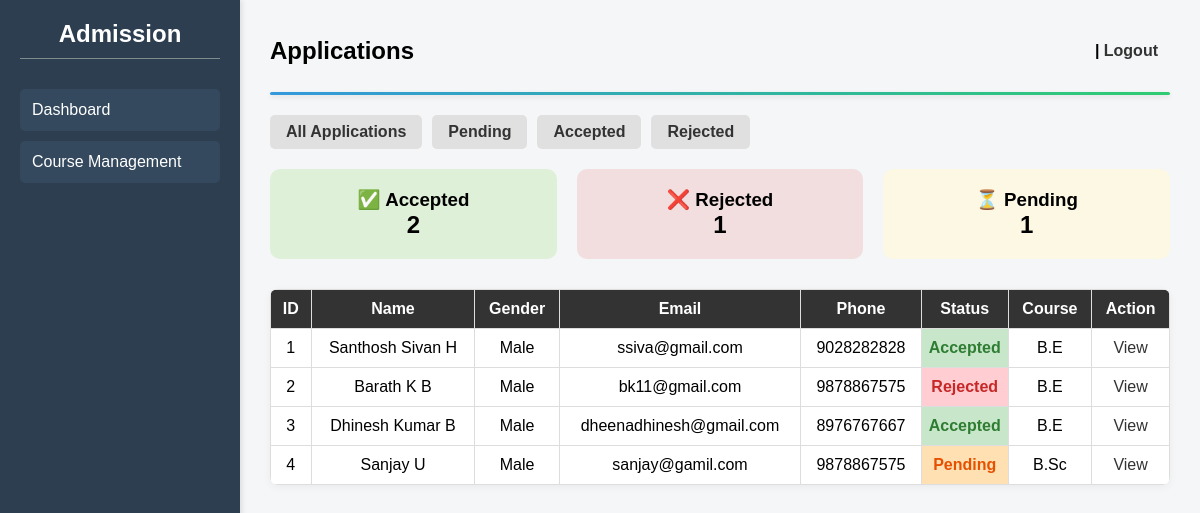
Page /Admission_db/admin_dashboard.php (signed in) on the committed database.
### tables this page shows
CREATE TABLE `students` (
  `id` int(11) NOT NULL,
  `first_name` varchar(50) DEFAULT NULL,
  `last_name` varchar(50) DEFAULT NULL,
  `gender` varchar(10) DEFAULT NULL,
  `email` varchar(100) DEFAULT NULL,
  `phone` varchar(15) DEFAULT NULL,
  `dob` date DEFAULT NULL,
  `address` text DEFAULT NULL,
  `student_group` varchar(50) DEFAULT NULL,
  `total_marks` int(11) DEFAULT NULL,
  `course` varchar(50) DEFAULT NULL,
  `marksheet` varchar(255) DEFAULT NULL,
  `photo` varchar(255) DEFAULT NULL,
  `created_at` timestamp NOT NULL DEFAULT current_timestamp(),
  `status` enum('Pending','Accepted','Rejected') NOT NULL DEFAULT 'Pending'
);

### Admission_db/admin_dashboard.php (the view, shortened to what this page needs)
<?php
$conn = new mysqli("localhost", "root", "", "admission_db");
$status = isset($_GET['status']) ? $_GET['status'] : 'all';
if ($status === 'all') {
    $sql = "SELECT * FROM students";
} else {
    $sql = "SELECT * FROM students WHERE status = '$status' ORDER BY created_at DESC";
}
$count_sql = "SELECT
    SUM(status = 'accepted') AS accepted_count,
    SUM(status = 'rejected') AS rejected_count,
    SUM(status = 'pending') AS pending_count
    FROM students";
$count_result = $conn->query($count_sql);
$counts = $count_result->fetch_assoc();
$result = $conn->query($sql);
?>
<!DOCTYPE html>
<html lang="en">
<head>
</head>
<body>
  <div class="sidebar">
    <h2>Admission</h2>
    <a href="admin_dashboard.php">Dashboard</a>
    <a href="course_management.php">Course Management</a>
  </div>
  <div class="main">
<div class="top">
<h2>Applications</h2>
<div class="glow ">
 <p><strong><?=($_SESSION['admin_name']) ?></strong> |
  <a href="admin_logout.php">Logout</a>
</p>
</div>
</div>
<div class="big-line"></div>
  <div class="status-filter">
  <a href="?status=all">All Applications</a>
  <a href="?status=pending">Pending</a>
  <a href="?status=accepted">Accepted</a>
  <a href="?status=rejected">Rejected</a>
</div>
  <div style="display: flex; gap: 20px; margin-bottom: 30px;">
  <div style="flex: 1; background-color: #dff0d8; padding: 20px; text-align: center; border-radius: 10px;">
    <h3>✅ Accepted</h3>
    <p style="font-size: 24px; font-weight: bold;"><?= $counts['accepted_count'] ?></p>
  </div>
  <div style="flex: 1; background-color: #f2dede; padding: 20px; text-align: center; border-radius: 10px;">
    <h3>❌ Rejected</h3>
    <p style="font-size: 24px; font-weight: bold;"><?= $counts['rejected_count'] ?></p>
  </div>
  <div style="flex: 1; background-color: #fcf8e3; padding: 20px; text-align: center; border-radius: 10px;">
    <h3>⏳ Pending</h3>
    <p style="font-size: 24px; font-weight: bold;"><?= $counts['pending_count'] ?></p>
  </div>
</div>
        <table>
            <tr>
                <th>ID</th>
                <th>Name</th>
                <th>Gender</th>
                <th>Email</th>
                <th>Phone</th>
                <th>Status</th>
                <th>Course</th>
                <th>Action</th>
            </tr>
            <?php
            if ($result->num_rows > 0) {
                while($row = $result->fetch_assoc()) {
                    echo "<tr>";
                    echo "<td>". $row['id'] ."</td>";
                    echo "<td>". $row['first_name'] . " " . $row['last_name'] ."</td>";
                    echo "<td>". $row['gender'] ."</td>";
                    echo "<td>". $row['email'] ."</td>";
                    echo "<td>". $row['phone'] ."</td>";
$status = strtolower($row['status']);
$colorClass = '';
if ($status === 'pending') {
    $colorClass = 'status-pending';
} elseif ($status === 'accepted') {
    $colorClass = 'status-accepted';
} elseif ($status === 'rejected') {
    $colorClass = 'status-rejected';
}
echo "<td class='$colorClass'>" . ucfirst($status) . "</td>";
                    echo "<td>". $row['course'] ."</td>";
                   echo "<td><a href='application.php?id=" . $row['id'] . "'>View</a></td>";
                    echo "</tr>";
                }
            } else {
                echo "<tr><td colspan='12'>No applications found.</td></tr>";
            }
            ?>
        </table>
  </div>
</body>
</html>

### Admission_db/admin_dashboard.php (style rules this page uses)
* { box-sizing: border-box; margin: 0; padding: 0; font-family: Arial, sans-serif; }
body { display: flex; min-height: 100vh; }
.sidebar { position: fixed; top: 0; left: 0; width: 20%; height: 100vh; background-color: #2c3e50; color: white; padding: 20px; box-shadow: 2px 0 5px rgba(0, 0, 0, 0.1); }
.sidebar h2 { font-size: 24px; margin-bottom: 30px; text-align: center; border-bottom: 1px solid #7f8c8d; padding-bottom: 10px; }
.sidebar a { display: block; color: white; padding: 12px; text-decoration: none; border-radius: 5px; margin-bottom: 10px; background-color: #34495e; transition: background 0.3s; }
.main { margin-left: 20%; width: 80%; padding: 30px; background-color: #f4f6f8; min-height: 100vh; }
.top { display : flex; align-items:center; justify-content: space-between; }
.big-line { height: 3px; width: 100%; background: linear-gradient(to right, #3498db, #2ecc71); border-radius: 4px; margin-top: 20px; margin-bottom: 20px; box-shadow: 0 2px 5px rgba(0, 0, 0, 0.1); }
table { width: 100%; border-collapse: collapse; background: #fff; margin-top: 20px; box-shadow: 0 2px 8px rgba(0,0,0,0.05); border-radius: 8px; overflow: hidden; }
th, td { border: 1px solid #ddd; padding: 10px; text-align: center; overflow: hidden; }
th { background-color: #333; color: white; }
a { text-decoration: none; color: #333; }
.status-filter { margin: 20px 0; display: flex; gap: 10px; justify-content: left; }
.status-filter a { padding: 8px 16px; background-color: #e0e0e0; color: #333; text-decoration: none; border-radius: 5px; font-weight: bold; transition: background-color 0.3s; }
.status-pending { background-color: #ffe0b2; color: #e65100; font-weight: bold; padding: 3px; }
.status-accepted { background-color: #c8e6c9; color: #2e7d32; font-weight: bold; padding: 3px; }
.status-rejected { background-color: #ffcdd2; color: #c62828; font-weight: bold; padding: 3px; }
.glow { padding: 10px; margin: 0px; border: 2px solid transparent; border-radius: 10px; font-weight: bold; text-align: center; animation: multiGlow 4s infinite ease-in-out; }

### rows in the picture
students: id "1", first_name "Santhosh", last_name "Sivan H", gender "Male", email "ssiva@gmail.com", phone "9028282828", status "Accepted", course "B.E"
students: id "2", first_name "Barath", last_name "K B", gender "Male", email "bk11@gmail.com", phone "9878867575", status "Rejected", course "B.E"
students: id "3", first_name "Dhinesh", last_name "Kumar B", gender "Male", email "dheenadhinesh@gmail.com", phone "8976767667", status "Accepted", course "B.E"
students: id "4", first_name "Sanjay", last_name "U", gender "Male", email "sanjay@gamil.com", phone "9878867575", status "Pending", course "B.Sc"

### other values in the picture
$counts['accepted_count'] "2"
$counts['rejected_count'] "1"
$counts['pending_count'] "1"
